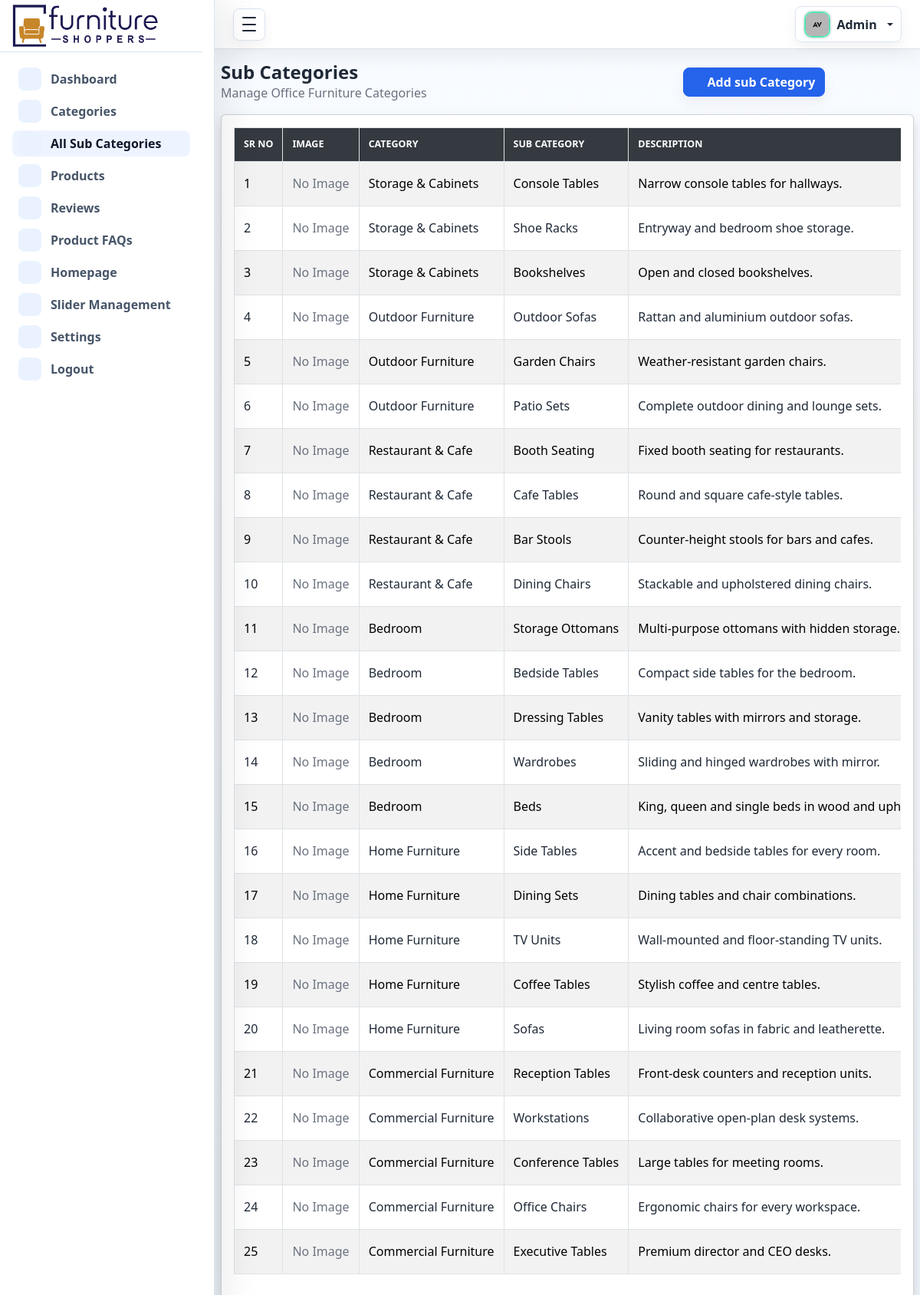
The page /admin_panel/all_sub_categories.php on the database its author committed.
### tables this page shows
CREATE TABLE `subcategories` (
  `id` int(11) NOT NULL,
  `category_id` int(11) NOT NULL,
  `subcategory_name` varchar(255) NOT NULL,
  `slug` varchar(255) DEFAULT NULL,
  `description` text DEFAULT NULL,
  `image` varchar(255) DEFAULT NULL,
  `status` enum('Active','Inactive') NOT NULL DEFAULT 'Active',
  `created_at` timestamp NOT NULL DEFAULT current_timestamp(),
  `updated_at` timestamp NULL DEFAULT current_timestamp()
);

CREATE TABLE `categories` (
  `id` int(11) NOT NULL,
  `category_name` varchar(255) NOT NULL,
  `slug` varchar(255) NOT NULL,
  `description` text DEFAULT NULL,
  `image` varchar(255) DEFAULT NULL,
  `status` enum('Active','Inactive') NOT NULL DEFAULT 'Active',
  `created_at` timestamp NOT NULL DEFAULT current_timestamp(),
  `updated_at` timestamp NULL DEFAULT current_timestamp()
);

### admin_panel/all_sub_categories.php (the view, shortened to what this page needs)
<?php
include './includes/db_conn.php';
$subCategoriesSql = "SELECT
        subcategories.id,
        subcategories.category_id,
        subcategories.subcategory_name,
        subcategories.slug,
        subcategories.description,
        subcategories.image,
        subcategories.status,
        subcategories.created_at,
        categories.category_name
    FROM subcategories
    INNER JOIN categories ON categories.id = subcategories.category_id
    ORDER BY subcategories.id DESC";
$subCategoriesStmt = $pdo->query($subCategoriesSql);
$subCategoriesList = $subCategoriesStmt->fetchAll();
include './layouts/header.php';
?>
<main class="admin-content">
  <div class="container-fluid px-3 px-lg-2 py-3">
    <div class="d-flex flex-wrap justify-content-between align-items-center mb-3">
      <div class="col-lg-8 col-md-8">
        <h4 class="fw-bold mb-0">Sub Categories</h4>
        <p class="text-muted mb-0">Manage Office Furniture Categories</p>
      </div>
      <div class="col-lg-4 col-md-4">
        <button type="button"
          class="btn btn-primary"
          data-bs-toggle="modal"
          data-bs-target="#addCategoryModal">
          <i class="bi bi-plus-circle"></i> Add sub Category
        </button>
      </div>
    </div>
    <div class="card shadow">
      <div class="card-body">
        <div class="table-responsive">
          <table class="table table-bordered table-striped table-hover align-middle w-100" id="example">
            <thead>
              <tr>
                <th>Sr No</th>
                <th>Image</th>
                <th>Category</th>
                <th>Sub Category</th>
                <th>Description</th>
              </tr>
            </thead>
            <tbody>
              <?php if (count($subCategoriesList) > 0): ?>
                <?php $sr = 1; ?>
                <?php foreach ($subCategoriesList as $subCategory): ?>
                  <tr>
                    <td><?php echo $sr++; ?></td>
                    <td>
                      <?php if (!empty($subCategory['image'])): ?>
                        <img src="<?php echo SUBCATEGORY_UPLOAD_URL . htmlspecialchars($subCategory['image']); ?>"
                          alt="<?php echo htmlspecialchars($subCategory['subcategory_name']); ?>"
                          style="width:50px;height:50px;object-fit:cover;border-radius:4px;">
                      <?php else: ?>
                        <span class="text-muted">No Image</span>
                      <?php endif; ?>
                    </td>
                    <td><?php echo htmlspecialchars($subCategory['category_name']); ?></td>
                    <td><?php echo htmlspecialchars($subCategory['subcategory_name']); ?></td>
                    <td><?php echo htmlspecialchars($subCategory['description']); ?></td>
                  </tr>
                <?php endforeach; ?>
              <?php else: ?>
                <tr>
                  <td colspan="7">No sub categories found.</td>
                </tr>
              <?php endif; ?>
            </tbody>
          </table>
        </div>
      </div>
    </div>
  </div>
</main>
<?php include './layouts/footer.php'; ?>

### admin_panel/assets/css/style.css (style rules this page uses)
:root { --sidebar-width: 280px; --sidebar-mini-width: 84px; --admin-bg: #f5f7fb; --admin-surface: #ffffff; --admin-surface-soft: #f8fafc; --admin-border: #dbe4ef; --admin-text: #1f2937; --admin-muted: #6b7280; --admin-primary: #2563eb; --admin-primary-dark: #1d4ed8; --admin-success: #0f766e; --admin-warning: #d97706; --admin-danger: #dc2626; --admin-sidebar: #111827; --admin-sidebar-soft: #1f2937; --admin-shadow-sm: 0 10px 24px rgba(15, 23, 42, 0.06); --admin-shadow: 0 18px 46px rgba(15, 23, 42, 0.09); --admin-shadow-lg: 0 26px 70px rgba(15, 23, 42, 0.12); --admin-ring: 0 0 0 4px rgba(37, 99, 235, 0.12); }
* { box-sizing: border-box; }
html { min-height: 100%; }
body { min-height: 100vh; margin: 0; background: linear-gradient(180deg, #f8fbff 0%, var(--admin-bg) 42%, #eef4fa 100%); color: var(--admin-text); font-family: "Segoe UI", Arial, sans-serif; }
.btn { border-radius: 8px; font-weight: 700; box-shadow: 0 8px 18px rgba(15, 23, 42, 0.05); transition: border-color 0.16s ease, background 0.16s ease, box-shadow 0.16s ease, transform 0.16s ease; }
.btn-primary { border-color: var(--admin-primary); background: var(--admin-primary); }
.table { --bs-table-bg: transparent; }
.table thead th { color: #000; font-size: 0.78rem; text-transform: uppercase; white-space: nowrap; }
#example { width: 100% !important; border-collapse: collapse; }
#example th, #example td { border: 1px solid #dee2e6 !important; vertical-align: middle; padding: 12px; }
#example thead th { background: #343a40; color: #fff; font-weight: 600; white-space: nowrap; }
#example tbody td { white-space: nowrap; }
.table tbody tr { transition: background 0.16s ease; }
.btn { display: inline-flex; align-items: center; justify-content: center; gap: 0.4rem; }
.text-muted { color: var(--admin-muted) !important; }
html[data-theme="light"] { color-scheme: light; }
body, .admin-navbar, .admin-sidebar, .admin-main, .metric-card, .panel, .auth-card, .error-card, .dropdown-menu, .modal-content, .form-control, .form-select { transition: background-color 0.18s ease, border-color 0.18s ease, color 0.18s ease, box-shadow 0.18s ease; }
.table { --bs-table-color: var(--admin-text); --bs-table-border-color: var(--admin-border); color: var(--admin-text); }
html:not([data-theme="dark"]) { --admin-sidebar: #ffffff; --admin-sidebar-soft: #eef4ff; --admin-sidebar-border: #dbe4ef; --admin-sidebar-text: #475569; --admin-sidebar-text-strong: #0f172a; --admin-sidebar-muted: #64748b; --admin-sidebar-icon-bg: #eaf2ff; --admin-sidebar-icon: #2563eb; --admin-sidebar-shadow: 18px 0 42px rgba(15, 23, 42, 0.08); }
.table td { vertical-align: middle; }

### rows shown on the page
subcategories: shows "No Image", category.category_name "Storage & Cabinets", subcategory_name "Console Tables", description "Narrow console tables for hallways."
subcategories: shows "No Image", category.category_name "Storage & Cabinets", subcategory_name "Shoe Racks", description "Entryway and bedroom shoe storage."
subcategories: shows "No Image", category.category_name "Storage & Cabinets", subcategory_name "Bookshelves", description "Open and closed bookshelves."
subcategories: shows "No Image", category.category_name "Outdoor Furniture", subcategory_name "Outdoor Sofas", description "Rattan and aluminium outdoor sofas."
subcategories: shows "No Image", category.category_name "Outdoor Furniture", subcategory_name "Garden Chairs", description "Weather-resistant garden chairs."
subcategories: shows "No Image", category.category_name "Outdoor Furniture", subcategory_name "Patio Sets", description "Complete outdoor dining and lounge sets."
subcategories: shows "No Image", category.category_name "Restaurant & Cafe", subcategory_name "Booth Seating", description "Fixed booth seating for restaurants."
subcategories: shows "No Image", category.category_name "Restaurant & Cafe", subcategory_name "Cafe Tables", description "Round and square cafe-style tables."
subcategories: shows "No Image", category.category_name "Restaurant & Cafe", subcategory_name "Bar Stools", description "Counter-height stools for bars and cafes."
subcategories: shows "No Image", category.category_name "Restaurant & Cafe", subcategory_name "Dining Chairs", description "Stackable and upholstered dining chairs."
subcategories: shows "No Image", category.category_name "Bedroom", subcategory_name "Storage Ottomans", description "Multi-purpose ottomans with hidden storage."
subcategories: shows "No Image", category.category_name "Bedroom", subcategory_name "Bedside Tables", description "Compact side tables for the bedroom."
subcategories: shows "No Image", category.category_name "Bedroom", subcategory_name "Dressing Tables", description "Vanity tables with mirrors and storage."
subcategories: shows "No Image", category.category_name "Bedroom", subcategory_name "Wardrobes", description "Sliding and hinged wardrobes with mirror."
subcategories: shows "No Image", category.category_name "Bedroom", subcategory_name "Beds", description "King, queen and single beds in wood and…"
subcategories: shows "No Image", category.category_name "Home Furniture", subcategory_name "Side Tables", description "Accent and bedside tables for every room."
subcategories: shows "No Image", category.category_name "Home Furniture", subcategory_name "Dining Sets", description "Dining tables and chair combinations."
subcategories: shows "No Image", category.category_name "Home Furniture", subcategory_name "TV Units", description "Wall-mounted and floor-standing TV units."
subcategories: shows "No Image", category.category_name "Home Furniture", subcategory_name "Coffee Tables", description "Stylish coffee and centre tables."
subcategories: shows "No Image", category.category_name "Home Furniture", subcategory_name "Sofas", description "Living room sofas in fabric and leatherette."
subcategories: shows "No Image", category.category_name "Commercial Furniture", subcategory_name "Reception Tables", description "Front-desk counters and reception units."
subcategories: shows "No Image", category.category_name "Commercial Furniture", subcategory_name "Workstations", description "Collaborative open-plan desk systems."
subcategories: shows "No Image", category.category_name "Commercial Furniture", subcategory_name "Conference Tables", description "Large tables for meeting rooms."
subcategories: shows "No Image", category.category_name "Commercial Furniture", subcategory_name "Office Chairs", description "Ergonomic chairs for every workspace."
subcategories: shows "No Image", category.category_name "Commercial Furniture", subcategory_name "Executive Tables", description "Premium director and CEO desks."
